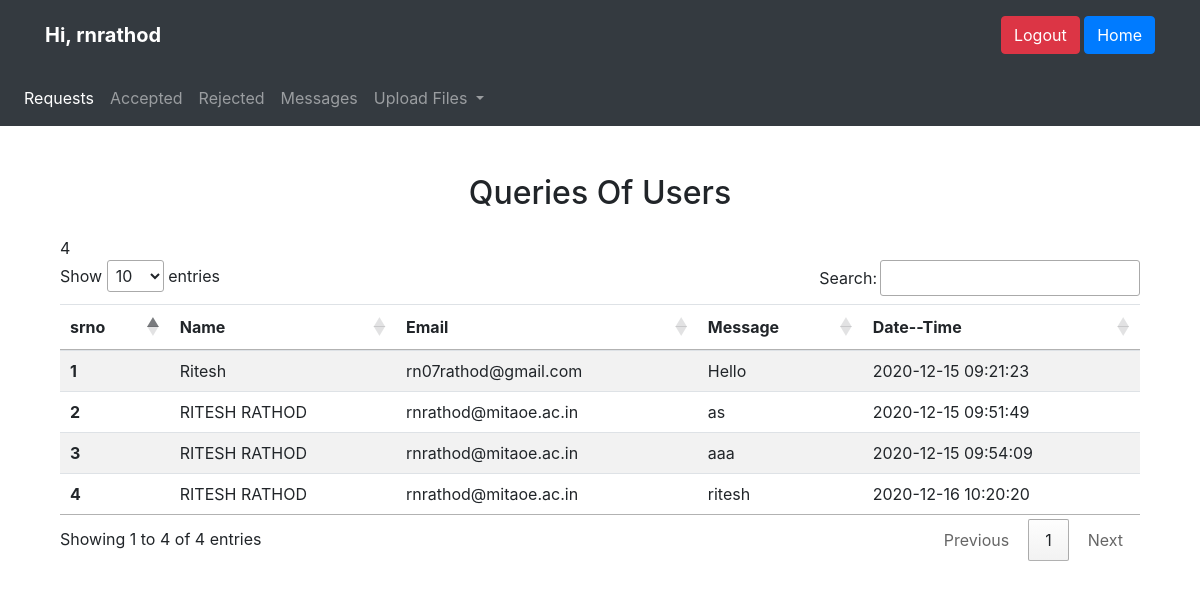
Page /Messages.php (signed in) on the committed database.
### tables this page shows
CREATE TABLE `contact` (
  `id` int NOT NULL,
  `name` text NOT NULL,
  `email` varchar(50) NOT NULL,
  `message` text NOT NULL,
  `date` datetime NOT NULL DEFAULT CURRENT_TIMESTAMP
);

### Messages.php (the view, shortened to what this page needs)
<!doctype html>
<html lang="en">
  <head>
    <link rel="stylesheet" href="https://maxcdn.bootstrapcdn.com/bootstrap/4.0.0/css/bootstrap.min.css">
    <link rel="stylesheet" href="//cdn.datatables.net/1.10.22/css/jquery.dataTables.min.css">
  </head>
  <body>
    <header>
      <div class="navbar navbar-dark bg-dark box-shadow">
        <div class="container d-flex justify-content-between">
          <a href="#" class="navbar-brand d-flex align-items-center">
            <strong>Hi, <?php echo $_SESSION['username'] ?></strong>
          </a>
            <div class="pull-right">
                <form method="post">
                    <button name="logout" class="btn btn-danger my-2">Logout</button>
                    <a class="btn btn-primary" href="index.php" role="button">Home</a>
                </form>
            </div>
        </div>
      </div>
    </header>
<nav class="navbar center navbar-expand-lg navbar-dark bg-dark">
  <div class="collapse navbar-collapse" id="navbarNavDropdown">
    <ul class="navbar-nav">
      <li class="nav-item active">
        <a class="nav-link" href="home.php">Requests <span class="sr-only">(current)</span></a>
      </li>
      <li class="nav-item">
        <a class="nav-link" href="accounts.php">Accepted</a>
      </li>
      <li class="nav-item">
        <a class="nav-link" href="rejected.php">Rejected</a>
      </li>
      <li class="nav-item">
        <a class="nav-link" href="Messages.php">Messages</a>
      </li>
      <li class="nav-item dropdown">
        <a class="nav-link dropdown-toggle" id="navbarDropdownMenuLink" role="button" data-toggle="dropdown" aria-haspopup="true" aria-expanded="false">
          Upload Files
        </a>
      </li>
    </ul>
  </div>
</nav>
<div class="container my-5">
<div class="container text-center my-4"><h2>Queries Of Users</h2></div>
<!doctype html>
<html lang="en">
  <head>
    <link rel="stylesheet" href="https://cdn.jsdelivr.net/npm/bootstrap@4.5.3/dist/css/bootstrap.min.css">
    <link rel="stylesheet" href="//cdn.datatables.net/1.10.22/css/jquery.dataTables.min.css">
    <link rel="stylesheet" href="style.css">
  </head>
  <body>
<div class="container" style="overflow-x:auto;">
<table class="table table-striped" id="myTable">
  <thead>
    <tr>
      <th scope="col">srno</th>
      <th scope="col">Name</th>
      <th scope="col">Email</th>
      <th scope="col">Message</th>
      <th scope="col">Date--Time</th>
    </tr>
  </thead>
  <tbody>
  <?php
  $sl="SELECT * FROM `contact`";
 $result=mysqli_query($conn,$sl);
   $row=mysqli_num_rows($result);
   $no=1;
   if($row>0){
     while($fetch=mysqli_fetch_assoc($result)){
       echo "     <tr>
       <th scope='row'>$no</th>
       <td>".$fetch['name']."</td>
       <td>".$fetch['email']."</td>
       <td>".$fetch['message']."</td>
       <td>".$fetch['date']."</td>
     </tr>";
      $no=$no+1;
     }
   }
  ?>
  </tbody>
</table>
</div>
  </body>
</html>

### rows in the picture
contact: name "Ritesh", email "rn07rathod@gmail.com", message "Hello", date "2020-12-15 09:21:23"
contact: name "RITESH RATHOD", email "rnrathod@mitaoe.ac.in", message "as", date "2020-12-15 09:51:49"
contact: name "RITESH RATHOD", email "rnrathod@mitaoe.ac.in", message "aaa", date "2020-12-15 09:54:09"
contact: name "RITESH RATHOD", email "rnrathod@mitaoe.ac.in", message "ritesh", date "2020-12-16 10:20:20"

### other values in the picture
$_SESSION['username'] "rnrathod"
